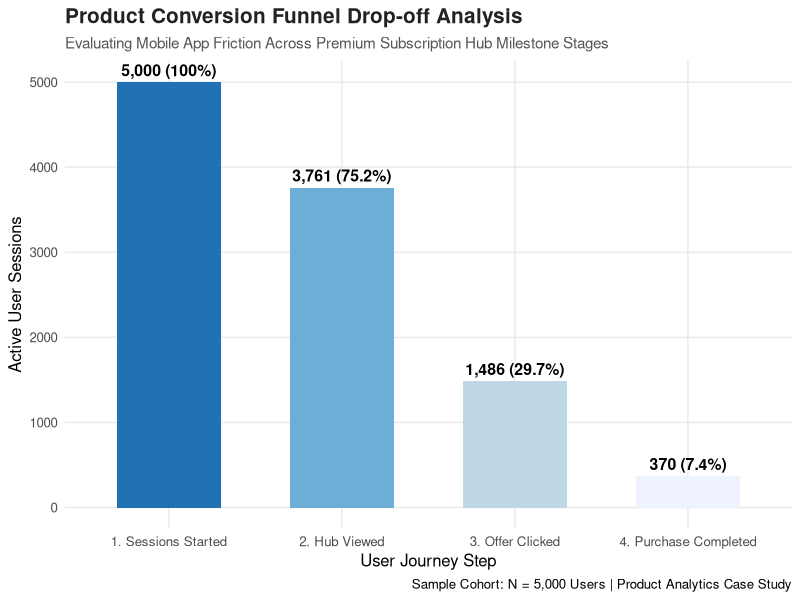
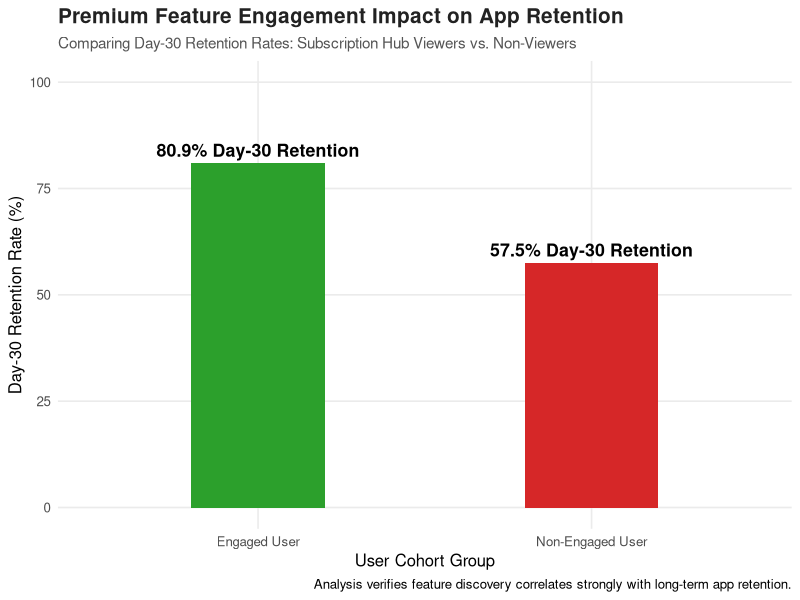
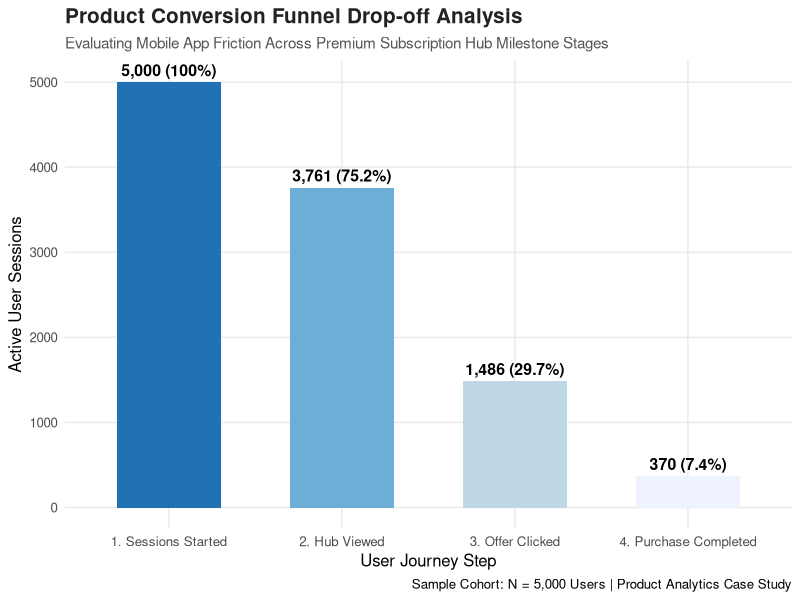
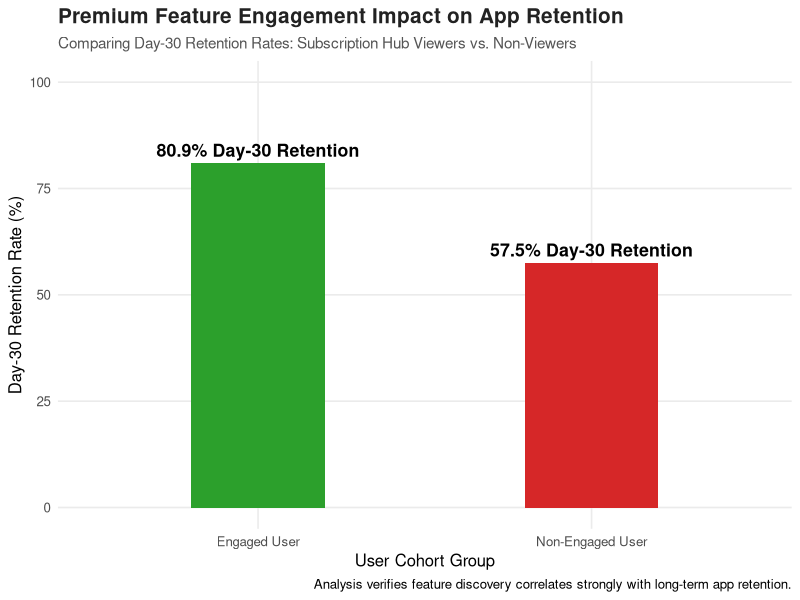

These charts were generated, in order, by the following R code:
# Mobile App Feature Engagement & Retention Analysis
# Product Analytics Case Study: Premium Subscription Hub Launch

# Load necessary packages
library(tidyverse)
library(scales)

# ==========================================
# 1. DATA SIMULATION (Building Event Logs)
# ==========================================
set.seed(42) # Ensures reproducibility
n_users <- 5000

print("Initializing database generation for mobile app user sessions...")

user_behavior_data <- tibble(
  User_ID = 10000 + 1:n_users,
  Device = sample(c("iOS", "Android"), n_users, replace = TRUE, prob = c(0.6, 0.4)),
  Acquisition_Channel = sample(c("Paid Ads", "Organic Search", "Referral"), n_users, replace = TRUE, prob = c(0.5, 0.3, 0.2)),
  
  # Tracking conversion funnel steps (1 = Yes, 0 = Dropped Off)
  Step1_Open_App = 1,
  Step2_View_Subscription_Hub = rbinom(n_users, 1, 0.75),    # 75% transition rate
  Step3_Click_Subscription_Offer = rbinom(n_users, 1, 0.40), # 40% click rate
  Step4_Complete_Purchase = rbinom(n_users, 1, 0.25)        # 25% final conversion rate
) %>%
  # Enforce logical funnel dependencies (cannot complete a step if dropped out earlier)
  mutate(
    Step3_Click_Subscription_Offer = if_else(Step2_View_Subscription_Hub == 0, 0, Step3_Click_Subscription_Offer),
    Step4_Complete_Purchase = if_else(Step3_Click_Subscription_Offer == 0, 0, Step4_Complete_Purchase),
    
    # Core Feature Engagement Grouping
    Engaged_With_Hub = if_else(Step2_View_Subscription_Hub == 1, "Engaged User", "Non-Engaged User"),
    
    # Simulate Retention (Users who discover the hub feature retain at a higher percentage)
    Base_Retention_Prob = if_else(Engaged_With_Hub == "Engaged User", 0.815, 0.567),
    Day_30_Retained = rbinom(n_users, 1, Base_Retention_Prob)
  )

# ==========================================
# 2. PRODUCT METRICS PIPELINE (Aggregation)
# ==========================================

print("Aggregating journey logs into milestone conversion metrics...")

# Calculate total users at each stage for funnel tracking
funnel_summary <- user_behavior_data %>%
  summarise(
    `1. Sessions Started` = sum(Step1_Open_App),
    `2. Hub Viewed` = sum(Step2_View_Subscription_Hub),
    `3. Offer Clicked` = sum(Step3_Click_Subscription_Offer),
    `4. Purchase Completed` = sum(Step4_Complete_Purchase)
  ) %>%
  pivot_longer(cols = everything(), names_to = "Funnel_Stage", values_to = "User_Count") %>%
  mutate(Conversion_Rate = (User_Count / n_users) * 100)

print(funnel_summary)

# ==========================================
# 3. HIGH-IMPACT PRODUCT VISUALIZATIONS
# ==========================================

print("Plotting User Conversion Funnel...")

# Chart 1: Funnel Drop-off Plot
ggplot(funnel_summary, aes(x = reorder(Funnel_Stage, -User_Count), y = User_Count, fill = Funnel_Stage)) +
  geom_bar(stat = "identity", width = 0.6, show.legend = FALSE) +
  geom_text(aes(label = paste0(comma(User_Count), " (", round(Conversion_Rate, 1), "%)")), 
            vjust = -0.5, fontface = "bold", size = 4) +
  scale_fill_brewer(palette = "Blues", direction = -1) +
  theme_minimal(base_size = 12) +
  labs(
    title = "Product Conversion Funnel Drop-off Analysis",
    subtitle = "Evaluating Mobile App Friction Across Premium Subscription Hub Milestone Stages",
    x = "User Journey Step",
    y = "Active User Sessions",
    caption = "Sample Cohort: N = 5,000 Users | Product Analytics Case Study"
  ) +
  theme(
    plot.title = element_text(face = "bold", size = 15, color = "#222222"),
    plot.subtitle = element_text(size = 11, color = "#555555"),
    panel.grid.minor = element_blank()
  )

# Force export directly into the working directory folder
ggsave(filename = paste0(getwd(), "/product_funnel_chart.png"), width = 9, height = 5.5, dpi = 300)


print("Plotting Cohort Retention Comparison...")

# Aggregate data for cohort retention tracking
retention_summary <- user_behavior_data %>%
  group_by(Engaged_With_Hub) %>%
  summarise(
    Total_Users = n(),
    Retained_Users = sum(Day_30_Retained),
    Retention_Rate = (Retained_Users / Total_Users) * 100
  )

# Chart 2: Retention Comparison Plot
ggplot(retention_summary, aes(x = Engaged_With_Hub, y = Retention_Rate, fill = Engaged_With_Hub)) +
  geom_bar(stat = "identity", width = 0.4, show.legend = FALSE) +
  geom_text(aes(label = paste0(round(Retention_Rate, 1), "% Day-30 Retention")), 
            vjust = -0.5, fontface = "bold", size = 4.5) +
  scale_fill_manual(values = c("Engaged User" = "#2ca02c", "Non-Engaged User" = "#d62728")) +
  ylim(0, 100) +
  theme_minimal(base_size = 12) +
  labs(
    title = "Premium Feature Engagement Impact on App Retention",
    subtitle = "Comparing Day-30 Retention Rates: Subscription Hub Viewers vs. Non-Viewers",
    x = "User Cohort Group",
    y = "Day-30 Retention Rate (%)",
    caption = "Analysis verifies feature discovery correlates strongly with long-term app retention."
  ) +
  theme(
    plot.title = element_text(face = "bold", size = 15, color = "#222222"),
    plot.subtitle = element_text(size = 11, color = "#555555"),
    panel.grid.minor = element_blank()
  )

# Force export directly into the working directory folder
ggsave(filename = paste0(getwd(), "/feature_retention_impact.png"), width = 9, height = 5.5, dpi = 300)

print("Pipeline execution complete! Both charts deployed directly to your repository path.")
